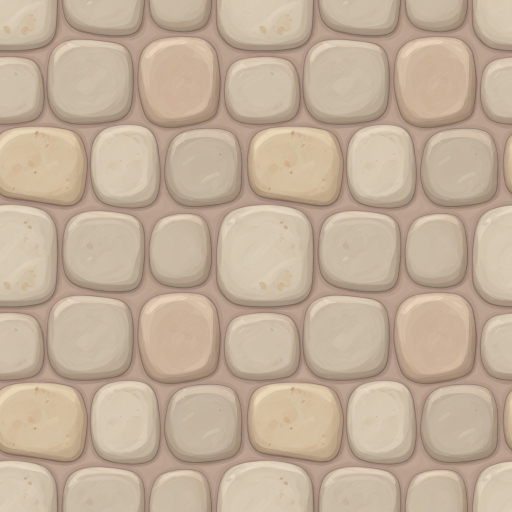
#> input picture game-assets/_work/tile-remake/src-floor.png, 1024 x 1024 px, found by its file name (shown at 1/2 size)
$ python remake_tiles.py
#> lines starting #> are read from the running program, lines starting #| are printed output that depends on the picture
"""Remake v5 — processa bases IA (Grok image_gen 1024px) em tiles 256px engine-ready.

Entrada (game-assets/_work/tile-remake/): src-floor.png, src-wall.png, src-crate.png
Saida: game-assets/arenas/themes/tournament-clean/ + GameMechanics/assets/arena/tournament-clean/
QA:   game-assets/_work/tile-remake/qa/ (seams 2x2 + arena mock @48px)
"""
from __future__ import annotations

from pathlib import Path

import numpy as np
from PIL import Image

WORK = Path(r"C:\projetos\bombpvp\game-assets\_work\tile-remake")
THEME = Path(r"C:\projetos\bombpvp\game-assets\arenas\themes\tournament-clean")
LAB = Path(r"C:\projetos\bombpvp\GameMechanics\assets\arena\tournament-clean")
QA = WORK / "qa"
QA.mkdir(parents=True, exist_ok=True)

SIZE = 256
LANCZOS = Image.Resampling.LANCZOS


def make_seamless(im: Image.Image, band: int = 96) -> Image.Image:
    """Toroidal: rola metade (costuras viram cruz central) e blend suave na cruz."""
    a = np.asarray(im.convert("RGB")).astype(np.float32)
    h, w = a.shape[:2]
    rolled = np.roll(np.roll(a, h // 2, axis=0), w // 2, axis=1)
    yy, xx = np.mgrid[0:h, 0:w].astype(np.float32)
    dx = np.abs(xx - w / 2)
    dy = np.abs(yy - h / 2)
    d = np.minimum(dx, dy)
    t = np.clip(d / band, 0.0, 1.0)
    t = t * t * (3 - 2 * t)  # smoothstep
    mask = t[..., None]
    out = rolled * mask + a * (1.0 - mask)
    return Image.fromarray(out.astype(np.uint8), "RGB")


def grade_toward(im: Image.Image, target: tuple[int, int, int], max_gain: float = 0.12) -> Image.Image:
    """Ajusta media por canal na direcao do alvo (ganho limitado)."""
    a = np.asarray(im.convert("RGB")).astype(np.float32)
    mean = a.reshape(-1, 3).mean(axis=0)
    tgt = np.array(target, dtype=np.float32)
    gain = np.clip((tgt - mean) / np.maximum(mean, 1.0), -max_gain, max_gain)
    out = np.clip(a * (1.0 + gain), 0, 255)
    return Image.fromarray(out.astype(np.uint8), "RGB")


def match_mean(im: Image.Image, ref: Image.Image) -> Image.Image:
    a = np.asarray(im.convert("RGB")).astype(np.float32)
    r = np.asarray(ref.convert("RGB")).astype(np.float32)
    diff = r.reshape(-1, 3).mean(axis=0) - a.reshape(-1, 3).mean(axis=0)
    return Image.fromarray(np.clip(a + diff, 0, 255).astype(np.uint8), "RGB")


def crop_inset(im: Image.Image, frac: float) -> Image.Image:
    w, h = im.size
    m = int(w * frac)
    return im.crop((m, m, w - m, h - m))


def seam_preview(im: Image.Image, path: Path) -> None:
    w, h = im.size
    canvas = Image.new("RGB", (w * 2, h * 2))
    for ox, oy in ((0, 0), (w, 0), (0, h), (w, h)):
        canvas.paste(im.convert("RGB"), (ox, oy))
    canvas.save(path, optimize=True)


GOLD = (0xC4, 0x9E, 0x4C)


def draw_ring(base: Image.Image, dashed: bool) -> Image.Image:
    """Redesenha os aneis (crisp @256): spawn = anel solido; portal = 2 aneis tracejados."""
    from PIL import ImageDraw

    im = base.convert("RGB").copy()
    dr = ImageDraw.Draw(im)
    c = SIZE // 2

    def ring(r: int, width: int, dash: bool) -> None:
        bbox = (c - r, c - r, c + r, c + r)
        if not dash:
            dr.ellipse(bbox, outline=GOLD, width=width)
            return
        step, on = 30, 18  # graus: 18 desenhado, 12 de gap
        for start in range(0, 360, step):
            dr.arc(bbox, start=start, end=start + on, fill=GOLD, width=width)

    if dashed:
        ring(int(SIZE * 0.34), 6, dash=True)
        ring(int(SIZE * 0.24), 6, dash=True)
    else:
        ring(int(SIZE * 0.32), 8, dash=False)
    return im


def main() -> None:
    # ---------- FLOOR ----------
    src_floor = Image.open(WORK / "src-floor.png")
#> src_floor is the input picture: PIL image 1024x1024 RGB; mean R, G, B 194.2, 174.6, 153.6
    floor512 = make_seamless(src_floor).resize((512, 512), LANCZOS)
#> in make_seamless, `d = np.minimum(dx, dy)`:
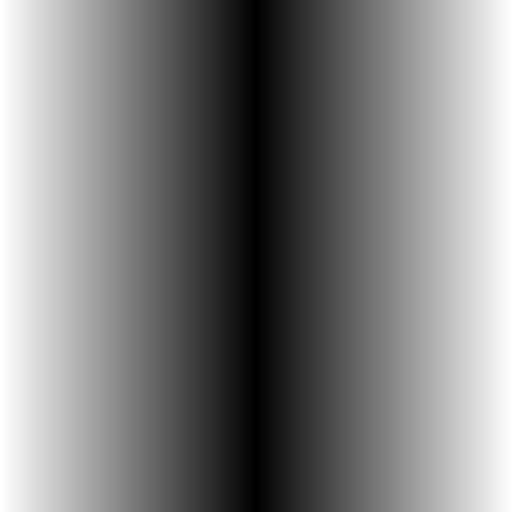
#> dx: shape (1024, 1024) float32 (shown at 1/2 size); min 0, max 512, mean 256; drawn with min black and max white
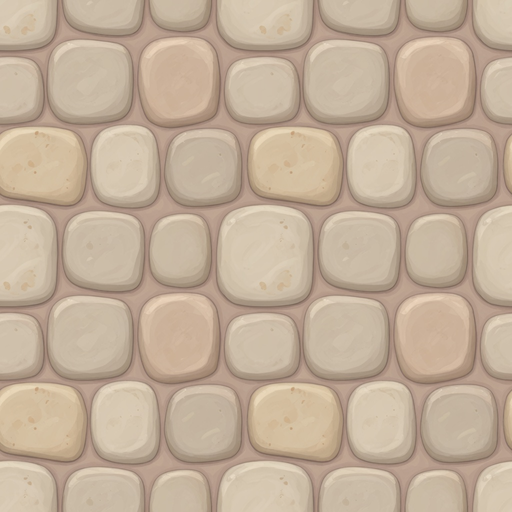
#> floor512: PIL image 512x512 RGB; mean R, G, B 194, 174.5, 153.4
    floor512 = grade_toward(floor512, (0xD8, 0xD0, 0xC2))
#> in grade_toward, `mean = a.reshape(-1, 3).mean(axis=0)`: mean = [194, 174.5, 153.4]
#> in grade_toward, `gain = np.clip((tgt - mean) / np.maximum(mean, 1.0), -max_gain, max_ga..`: gain = [0.113, 0.12, 0.12]
#> in grade_toward, `out = np.clip(a * (1.0 + gain), 0, 255)`:
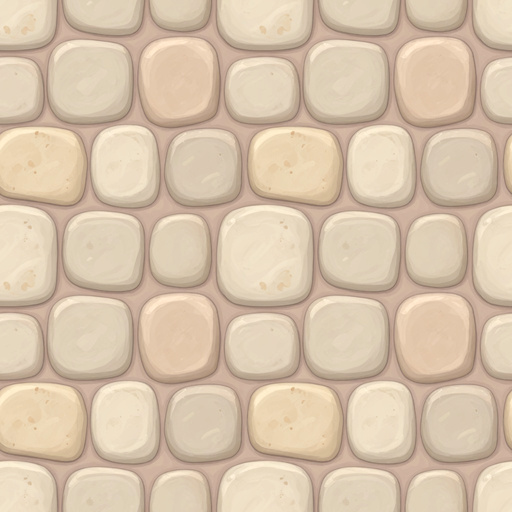
#> out: shape (512, 512, 3) float32; mean R, G, B 216, 195.4, 171.8

    crops = {
        "floor-base.png": (0, 0),
        "floor-base-alt.png": (256, 0),
        "floor-base-alt2.png": (0, 256),
        "floor-base-alt3.png": (256, 256),
    }
    floors: dict[str, Image.Image] = {}
    for name, (ox, oy) in crops.items():
        floors[name] = floor512.crop((ox, oy, ox + SIZE, oy + SIZE))
#> after the loop, floors = 4 items
    base = floors["floor-base.png"]
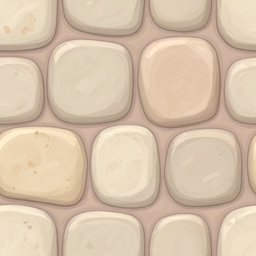
#> base: PIL image 256x256 RGB; mean R, G, B 215.5, 195, 171.4
    for name in ("floor-base-alt.png", "floor-base-alt2.png", "floor-base-alt3.png"):
        floors[name] = match_mean(floors[name], base)
#> this loop made 3 passes
#> diff in match_mean on passes 1 to 3: [0.0269, 0.0189, 0.0477], [-0.00418, 0.00327, 0.0461], [-0.0191, -0.00331, 0.0407]

    # lane: lift cream puro (sem escurecer borda)
    a = np.asarray(base).astype(np.float32)
    cream = np.array((0xF4, 0xEC, 0xD8), dtype=np.float32)
    lane = np.clip(a * 0.68 + cream * 0.32, 0, 255)
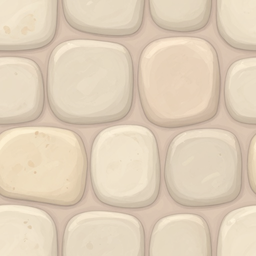
#> lane: shape (256, 256, 3) float32; mean R, G, B 224.6, 208.1, 185.7
    lane = np.clip(lane * 1.05, 0, 255).astype(np.uint8)
    floors["floor-lane.png"] = Image.fromarray(lane, "RGB")

    floors["floor-spawn.png"] = draw_ring(base, dashed=False)
    floors["floor-portal.png"] = draw_ring(base, dashed=True)

    # ---------- WALL ----------
#> (the run stopped early here; a loop or call above may not have finished)

$ run again, with game-assets/_work/tile-remake/test-floor.png copied over game-assets/_work/tile-remake/src-floor.png
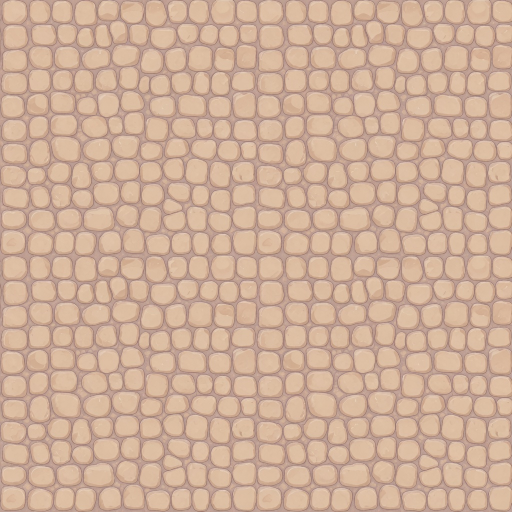
#> input picture game-assets/_work/tile-remake/test-floor.png, 1024 x 1024 px, found by its file name (shown at 1/2 size)
#> in main, src_floor is the input picture: PIL image 1024x1024 RGB; mean R, G, B 206.8, 175, 153.1
#> mean = [206.6, 174.9, 152.9]
#> gain = [0.0453, 0.12, 0.12]
#> in grade_toward, `out = np.clip(a * (1.0 + gain), 0, 255)`:
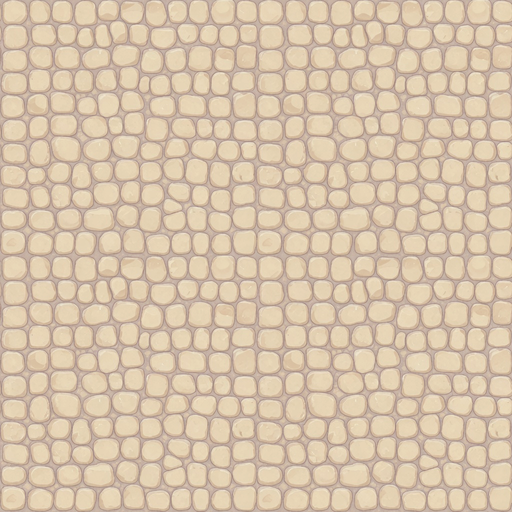
#> out: shape (512, 512, 3) float32; mean R, G, B 216, 195.8, 171.3
#> after the loop in main, `for name, (ox, oy) in crops.items():`: floors = 4 items
#> the loop in main, `for name in ("floor-base-alt.png", "floor-base-alt2.png", "floor-base-..` made 3 passes
#> diff in match_mean on passes 1 to 3: [0.131, 0.112, 0.0927], [0.0668, 0.0615, 0.0413], [0.0436, 0.0106, -0.00226]
#> in main, `lane = np.clip(a * 0.68 + cream * 0.32, 0, 255)`:
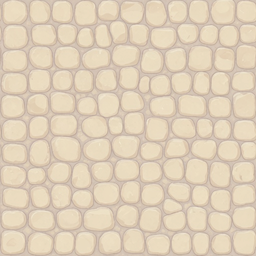
#> lane: shape (256, 256, 3) float32; mean R, G, B 224.7, 208.4, 185.3
